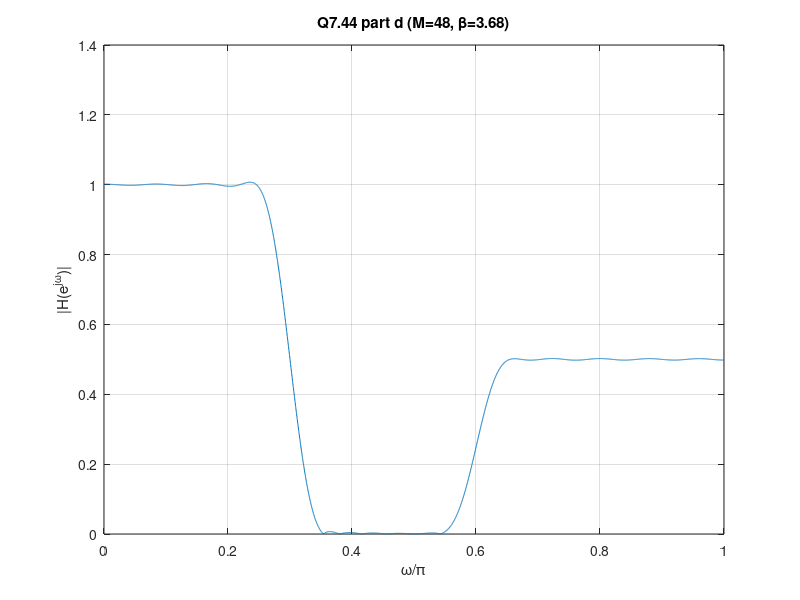

Reproduce this figure in MATLAB.
% parameters
M = 48;
N = M + 1;
beta = 3.68;
n = 0:M;


hd = sin(0.3*pi*(n-24))./(pi*(n-24)) + ...
     0.5*(-1).^(n-24).*sin(0.4*pi*(n-24))./(pi*(n-24));
hd(n==24) = 0.3 + 0.5*0.4;

% window and FIR coefficients 
w  = kaiser(N, beta).';
h  = hd .* w;

% plot magnetude response---
[H, wgrid] = freqz(h, 1, 4096);
figure; plot(wgrid/pi, abs(H)); grid on
xlabel('\omega/\pi'); ylabel('|H(e^{j\omega})|');
title('Q7.44 part d (M=48, \beta=3.68)');

% Save plot to PNG
saveas(gcf, 'hw5_7_44_d.png');
